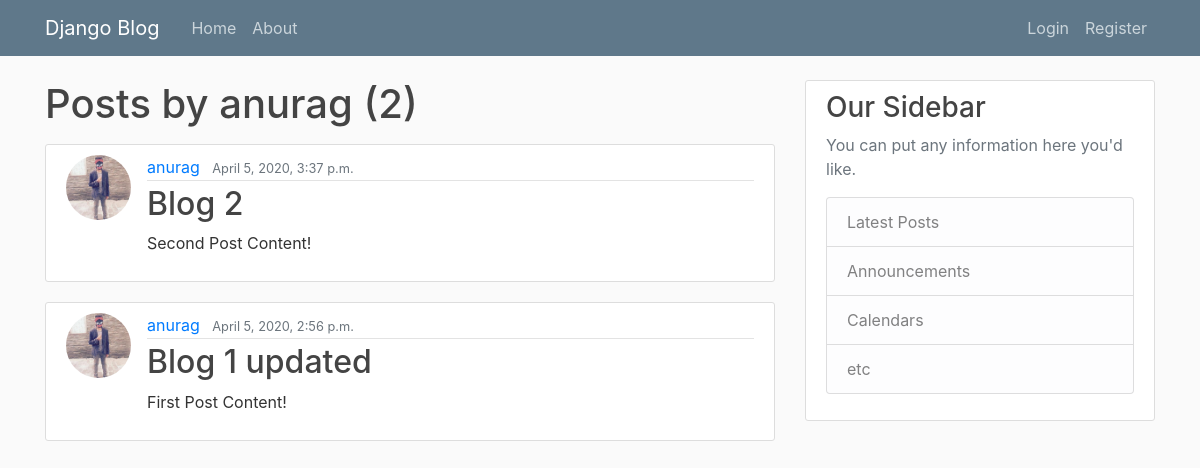
Before: /user/anurag with the older database file.
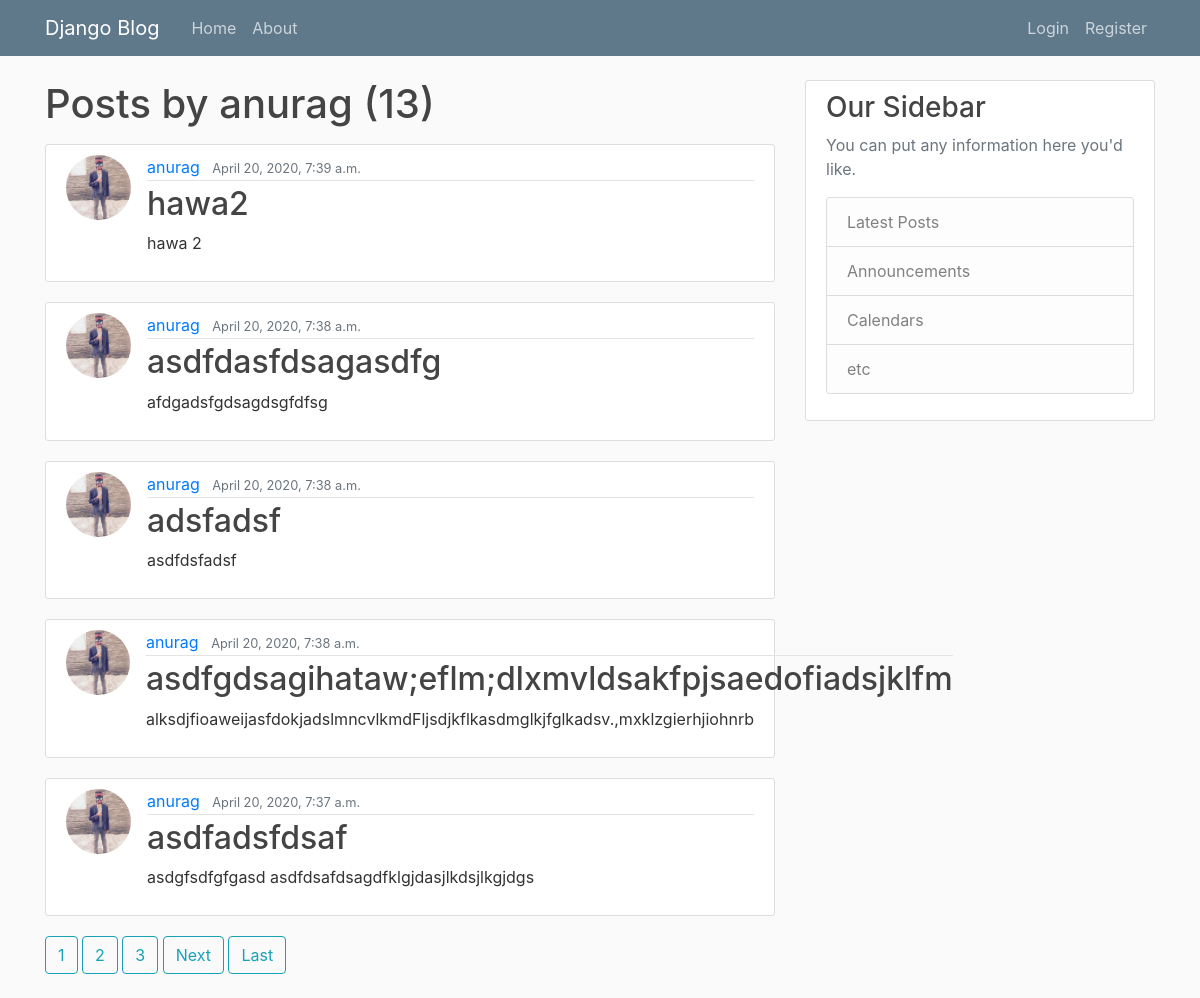
After: the same page with the newer database file.
### blog/models.py (models this page shows, shortened)
class Post(models.Model):
    title = models.CharField(max_length = 100)
    content = models.TextField()
    date_posted = models.DateTimeField(default = timezone.now)
    author = models.ForeignKey(User,on_delete = models.CASCADE)

### users/models.py (models this page shows, shortened)
class Profile(models.Model):
    user = models.OneToOneField(User, on_delete = models.CASCADE)
    image = models.ImageField(default = 'default.jpg',upload_to = 'profile_pics')

### blog/views.py (the view)
# urls.py: path('user/<str:username>', UserPostListView.as_view(),name = 'user-posts'),
class UserPostListView(ListView):
    model = Post
    template_name = 'blog/user_posts.html' # <app>/<model>_<viewtype>.html
    context_object_name = 'posts'
    paginate_by = 5
    def get_queryset(self):
        user = get_object_or_404(User,username = self.kwargs.get('username'))
        return Post.objects.filter(author = user).order_by('-date_posted')

### blog/templates/blog/user_posts.html (shortened to what this page needs)
{% extends "blog/base.html" %}
{% block content %}
    <h1 class = "mb-3">Posts by {{ view.kwargs.username }} ({{ page_obj.paginator.count }})</h1>
    {% for post in posts %}
        <article class="media content-section">
            <img class="rounded-circle article-img" src = "{{ post.author.profile.image.url }}">
            <div class="media-body">
                <div class="article-metadata">
                    <a class="mr-2" href="{% url 'user-posts' post.author.username %}">{{ post.author }}</a>
                    <small class="text-muted">{{ post.date_posted }}</small>
                </div>
                <h2><a class="article-title" href="{% url 'post-detail' post.id %}">{{ post.title }}</a></h2>
                <p class="article-content">{{ post.content }}</p>
            </div>
        </article>
    {% endfor %}
    {% if is_paginated %}
        {% for num in page_obj.paginator.page_range %}
            {% if page_obj.number == num %}
                <a class = "btn btn-outline-info mb-4" href = "?page={{ num }}">{{ num }}</a>
            {% elif num > page_obj.number|add:'-3' and num < page_obj.number|add:'3' %}
                <a class = "btn btn-outline-info mb-4" href = "?page={{ num }}">{{ num }}</a>
            {% endif %}
        {% endfor %}
        {% if page_obj.has_next %}
          <a class = "btn btn-outline-info mb-4" href = "?page = {{ page_obj.next_page_number }}">Next</a>
          <a class = "btn btn-outline-info mb-4" href = "?page = {{ page_obj.paginator.num_pages }}">Last</a>
        {% endif %}
    {% endif %}
{% endblock content %}

Changed rows visible on the page:
no longer on this page (row edited): Post: author.profile.image (picture), author "anurag", date_posted "April 5, 2020, 3:37 p.m.", title "Blog 2", content "Second Post Content!"
no longer on this page (row unchanged): Post: author.profile.image (picture), author "anurag", date_posted "April 5, 2020, 2:56 p.m.", title "Blog 1 updated", content "First Post Content!"
added Post: author.profile.image (picture), author "anurag", date_posted "April 20, 2020, 7:39 a.m.", title "hawa2", content "hawa 2"
added Post: author.profile.image (picture), author "anurag", date_posted "April 20, 2020, 7:38 a.m.", title "asdfdasfdsagasdfg", content "afdgadsfgdsagdsgfdfsg"
added Post: author.profile.image (picture), author "anurag", date_posted "April 20, 2020, 7:38 a.m.", title "adsfadsf", content "asdfdsfadsf"
added Post: author.profile.image (picture), author "anurag", date_posted "April 20, 2020, 7:38 a.m.", title "asdfgdsagihataw;eflm;dlxmvldsakfpjsaedofiadsjklfm", content "alksdjfioaweijasfdokjadslmncvlkmdFljsdjkflkasdmglkjfglkadsv.,mxklzgierhjiohnrb"
added Post: author.profile.image (picture), author "anurag", date_posted "April 20, 2020, 7:37 a.m.", title "asdfadsfdsaf", content "asdgfsdfgfgasd asdfdsafdsagdfklgjdasjlkdsjlkgjdgs"
Other visible differences:
{{ page_obj.paginator.count }}: "2" → "13"
new list line: "1"
new list line: "2"
new list line: "3"
text now shown: "Next Last"
